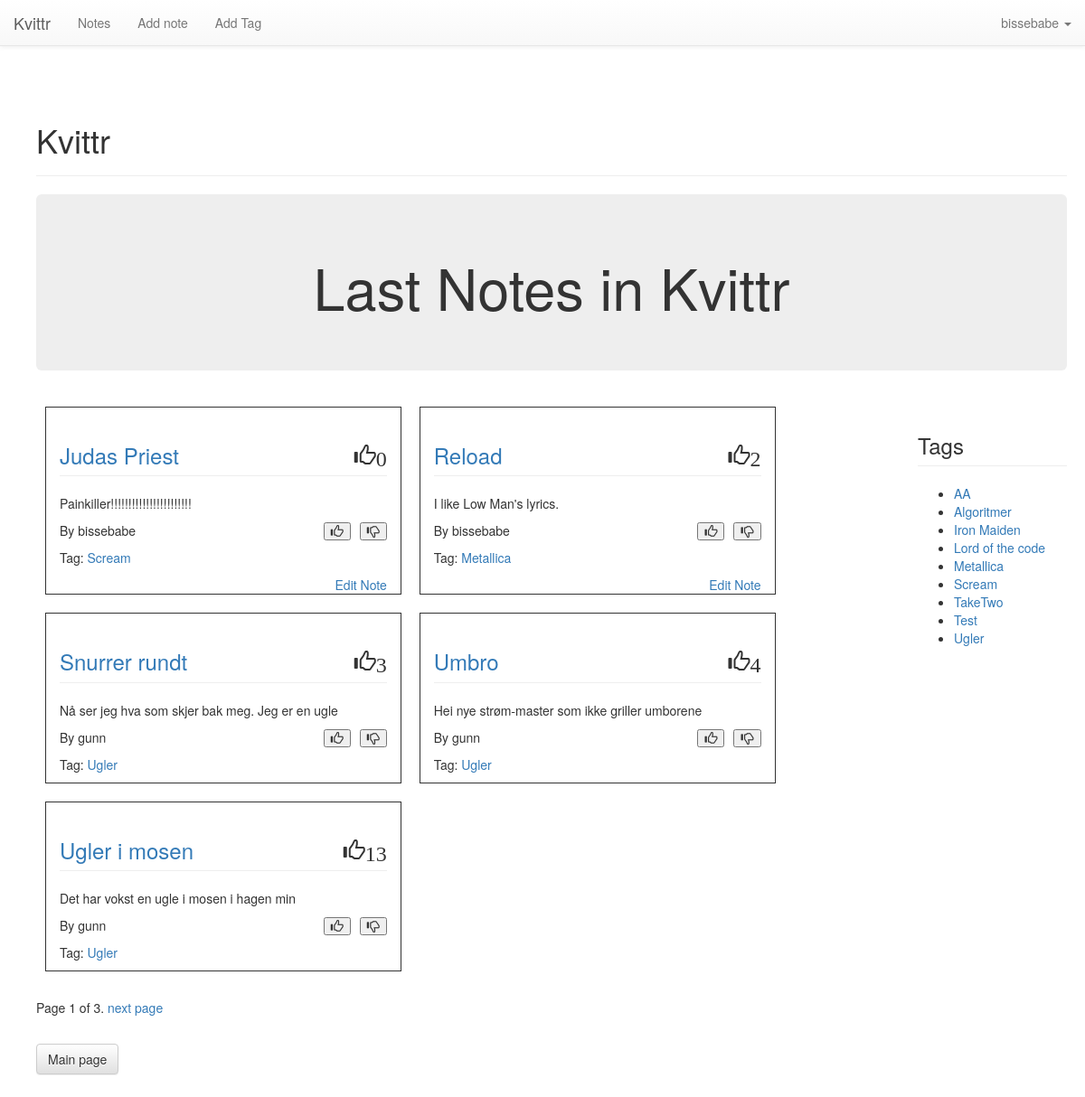
/notes/ (signed in), run on the app's committed database.
### notes/models.py (models this page shows, shortened)
class Note(models.Model):
	label = models.CharField(max_length = 30)
	body = models.TextField()
	timestamp = models.DateTimeField(auto_now_add=True)
	tags = models.ManyToManyField('Tag', related_name='notes')
	author = models.ForeignKey(User)
	num_likes = models.PositiveIntegerField(default=0)

class Tag(models.Model):
	label = models.CharField(max_length = 30)
	slug = models.SlugField(max_length=30)
	def __unicode__(self):
		return self.label

### notes/views.py (the view)
def index_view(request):
	notes = Note.objects.all().order_by('-timestamp')
	page_number = request.GET.get('page')
	paginator = Paginator(notes, 5)
	try:
		notes = paginator.page(page_number)
	except PageNotAnInteger:
		notes = paginator.page(1)
	except EmptyPage:
		notes = paginator.page(paginator.num_pages)
	if request.user.is_authenticated():
		user = request.user
	tags = Tag.objects.all().order_by('label')
	context = {
		'notes': notes,
		'tags': tags
		}
	return render (request, 'notes/index.html', context)

### templates/notes/index.html (shortened to what this page needs)
{% extends 'base.html' %}
{% block pagecontent %}
{% if user.is_authenticated %}
	<div class="jumbotron">
		<h1 align="center">Last Notes in Kvittr</h1>
	</div>
	<div class="row">
		<div class="col-sm-10">
			{% if notes%}
				{% for note in notes %}
					<div class="col-sm-5 border margin10">
						<h3 class="page-header"><a href="{% url 'notes:detailnote'%}?id={{note.id}}"> {{ note.label }} </a>
							<span id="likes_{{ note.id }}" class="glyphicon glyphicon-thumbs-up pull-right">{{ note.num_likes }} </span>
						</h3>
						<div>
							<p>{{ note.body }}</p>
							<button class="decrease glyphicon glyphicon-thumbs-down pull-right" data-noteid="{{ note.id }}"></button>
							<button class="increase glyphicon glyphicon-thumbs-up pull-right margin-right10" data-noteid="{{ note.id }}"></button>
						</div>
						<p class="pull-left">By {{ note.author }}</p>
						{% for tag in note.tags.all %}
							<p class="clear-both">Tag: <a href="{% url 'notes:tagsearch' slug=tag.slug %}">{{tag}}</a></p>
						{% endfor %}
						<div>
							{% if note and note.author == request.user %}
							<a class="pull-right" href="{% url 'notes:addnote' %}?id={{note.id}}">Edit Note</a>
							{% endif %}
						</div>
					</div>
				{% endfor %}
			{% else %}
				<div class="col-sm-12">
					<h3>No notes yet</h3>
				</div>
			{% endif %}
		</div>
		<div class="col-sm-2">
			<h3 class="page-header">Tags</h3>
			<ul>
				{% if tags %}
					{% for tag in tags %}
						<li>
							<a href="{% url 'notes:tagsearch' slug=tag.slug %}">{{tag}}</a>
						</li>
					{% endfor %}
				{% else %}
					<div class="alert alert-warning">No tags yet</div>
				{% endif %}
			</ul>
		</div>
	</div>
	<div class="pagination">
		<span class="step-links">
		    <span class="current">
		    	Page {{ notes.number }} of {{ notes.paginator.num_pages }}.
		    </span>
		    {% if notes.has_next %}
		    	<a href="?page={{ notes.next_page_number }}">next page</a>
		    {% endif %}
		</span>
	</div>
	<div class="clear-both">
		<a href="{% url 'notes:index'%}" class="btn btn-default margin-top10" role="button">Main page</a>
	</div>
{% endif %}
{% endblock pagecontent %}

### templates/base.html (shortened to what this page needs)
{% extends 'site_base.html' %}
{% block body %}
	 <nav class="navbar navbar-default navbar-fixed-top" role="navigation">
      <div class="container-fluid">
        <div class="navbar-header">
          <a class="navbar-brand" href="{% url 'home' %}">Kvittr</a>
        </div>
        <div class="collapse navbar-collapse" id="bs-example-navbar-collapse-1">
          <ul class="nav navbar-nav">
            {% if user.is_authenticated %}
              <li class="">
                  <a href="{% url 'notes:index' %}">Notes</a>
              </li>
              <li class="">
                <a href="{% url 'notes:addnote' %}">Add note</a>
              </li>
              <li>
                <a href="{% url 'notes:addtag' %}">Add Tag</a>
              </li>
            {% endif %}
          </ul>
          <ul class="nav navbar-nav navbar-right">
            {% if user.is_anonymous %}
                <li class="dropdown">
                  <a href="#" class="dropdown-toggle" data-toggle="dropdown">Login <span class="caret"></span></a>
                  <ul class="dropdown-menu" role="menu">
                    <li><a href="{% url 'useraccounts:login' %}">Sign in</a></li>
                    <li><a href="{% url 'useraccounts:register' %}">Register</a></li>
                  </ul>
                </li>
            {% else %}
                <li class="dropdown">
                  <a href="#" class="dropdown-toggle" data-toggle="dropdown">{{ user.username }} <span class="caret"></span></a>
                </li>
            {% endif %}
          </ul>
        </div>
      </div>
    </nav>
    <div class="container">
        <div class="page-header">
            <h1>Kvittr <small>{% block subheader %}{% endblock %}</small></h1>
        </div>
        {% block pagecontent %}
        {% endblock pagecontent%}
    </div>
{% endblock body %}

### static/kvittr/style.css (style rules this page uses)
body { padding-top: 70px; margin: 25px; }
.border { border: 1px solid; }
.margin10 { margin: 10px; }
.margin-right10 { margin-right: 10px; }
.margin-top10 { margin-top: 10px; }
.clear-both { clear: both; }

### data on the page
Note: label "Judas Priest", num_likes "0", body "Painkiller!!!!!!!!!!!!!!!!!!!!!!!", author "bissebabe"
Tag: label "Scream"
Note: label "Reload", num_likes "2", body "I like Low Man's lyrics.", author "bissebabe"
Tag: label "Metallica"
Note: label "Snurrer rundt", num_likes "3", body "Nå ser jeg hva som skjer bak meg. Jeg er en ugle", author "gunn"
Tag: label "Ugler"
Note: label "Umbro", num_likes "4", body "Hei nye strøm-master som ikke griller umborene", author "gunn"
Note: label "Ugler i mosen", num_likes "13", body "Det har vokst en ugle i mosen i hagen min", author "gunn"
Tag: label "AA"
Tag: label "Algoritmer"
Tag: label "Iron Maiden"
Tag: label "Lord of the code"
Tag: label "TakeTwo"
Tag: label "Test"

### other printed values
{{ user.username }} "bissebabe"
{{ notes.number }} "1"
{{ notes.paginator.num_pages }} "3"
